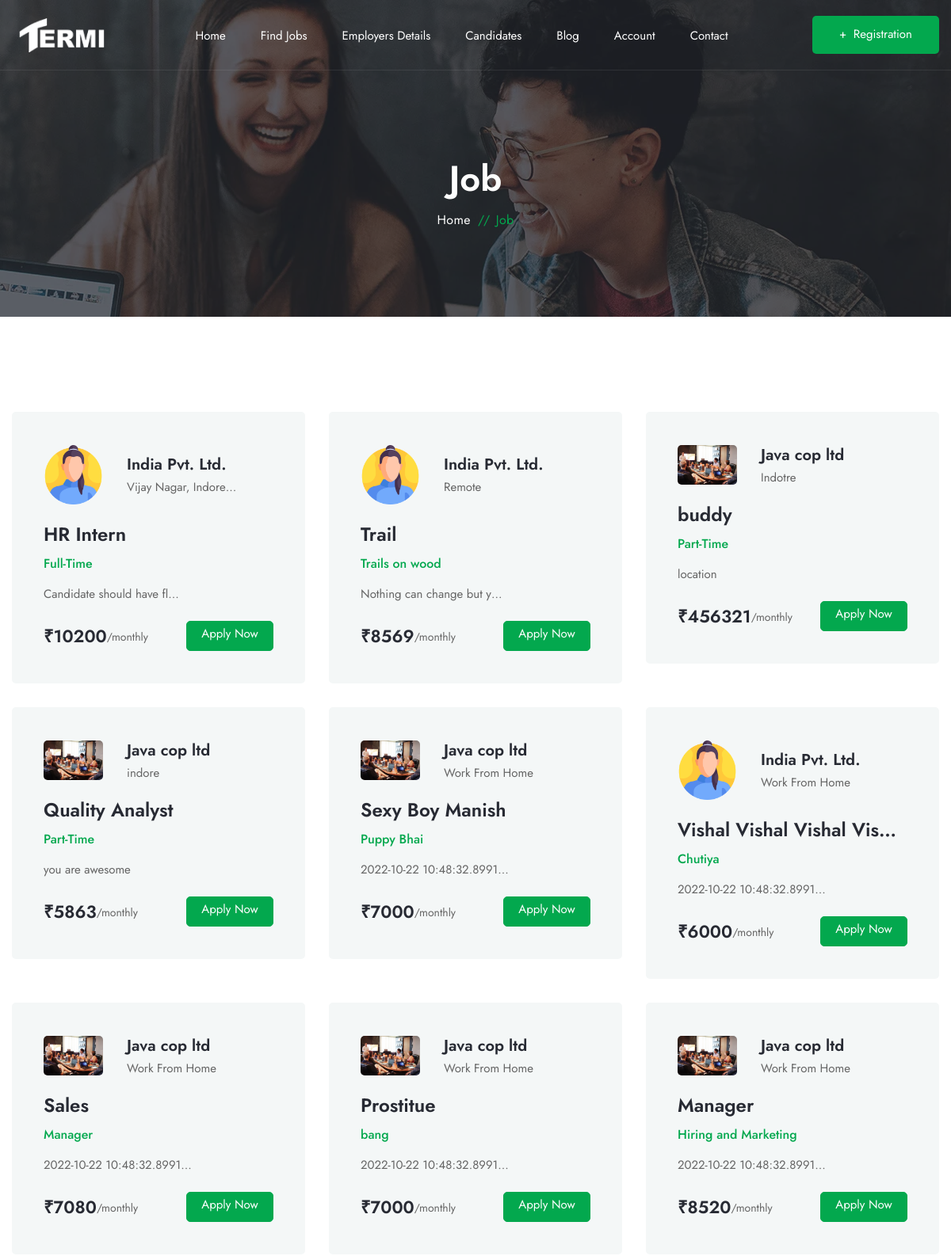
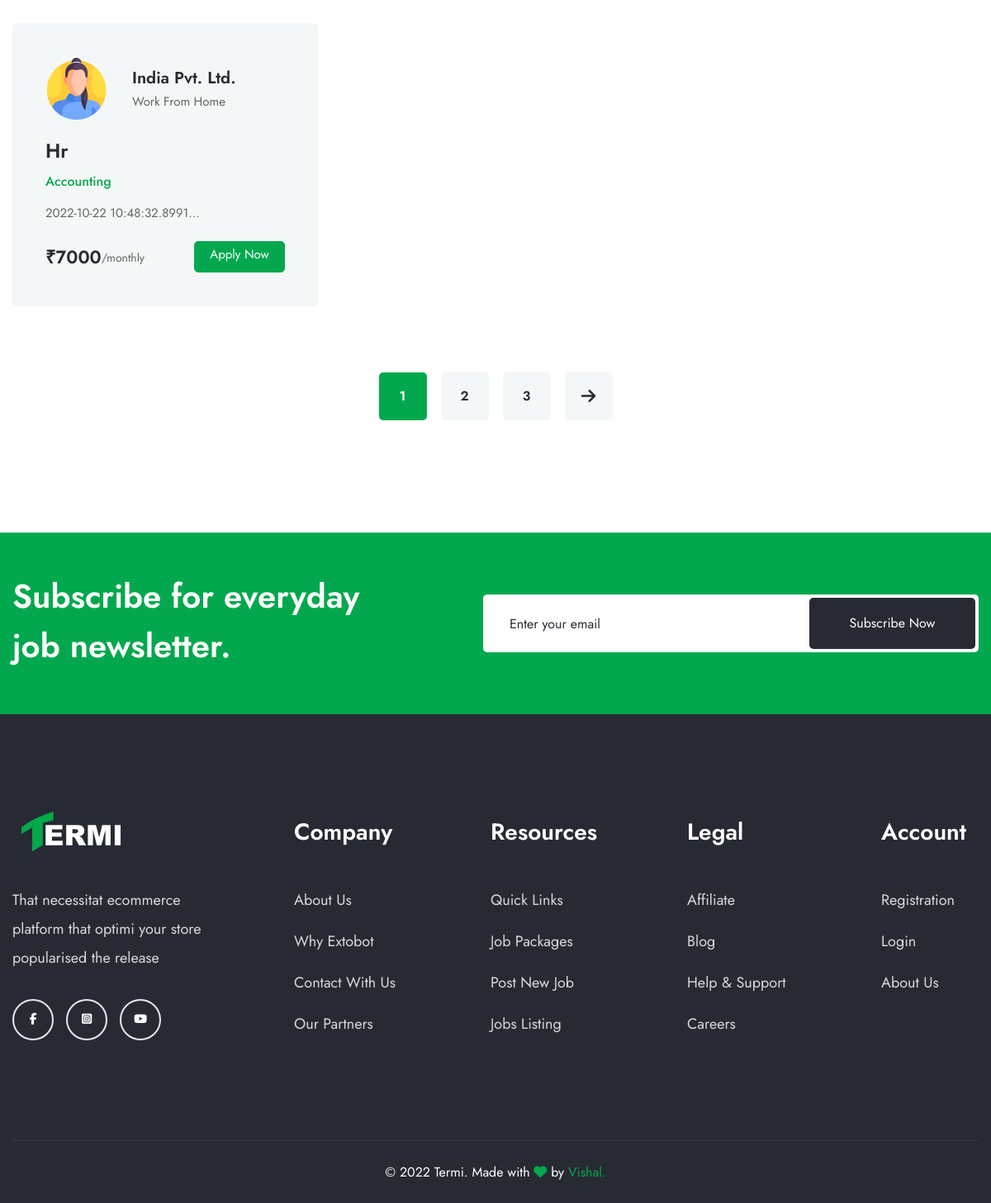
Screenshot of /jobs/ with the database file from the repository (2 pictures, top to bottom).
### intern/models.py (models this page shows, shortened)
class Job(models.Model):
    jcname = models.ForeignKey(Company_profile, on_delete=models.CASCADE)
    jposition = models.CharField(max_length=100)
    jtype = models.CharField(max_length=50)
    jcreated = models.DateTimeField(auto_now_add=True)
    jlocation = models.CharField(max_length=500, default="Work From Home")
    jsalary = models.IntegerField(default="7000")
    jdesc = models.CharField(max_length=1000)

class Company_profile(models.Model):
    user = models.OneToOneField(User, on_delete=models.DO_NOTHING)
    cname = models.CharField(max_length=100)
    cemail = models.EmailField(max_length=100)
    clocation = models.CharField(max_length=1000)
    cphone = models.CharField(null=True, blank=False, max_length=12)
    cimage = models.ImageField(
        blank=True, upload_to='cprofile_img')
    cdescription = models.CharField(max_length=5000)
    created_at = models.DateTimeField(auto_now=True)
    def __str__(self):
        return self.cname

### intern/views.py (the view)
# urls.py: path('jobs/', views.jobs, name='jobs'),
def jobs(request):
    title = "Jobs"
    job_obj = reversed(Job.objects.all())
    count = 0
    job_ap = []
    for i in job_obj:
        ap = job_ap.append(i)
        count = count + 1
        if count > 12:
            break
    return render(request, 'jobsall.html', {"job": job_ap, 'title': title})

### intern/templates/jobsall.html (shortened to what this page needs)
{% extends 'base.html' %} {% load static %} {% block content %}
  <div
    class="page-header-area sec-overlay sec-overlay-black"
    data-bg-img="{% static 'img/photos/bg2.webp' %}"
  >
    <div class="container pt--0 pb--0">
      <div class="row">
        <div class="col-12">
          <div class="page-header-content">
            <h2 class="title">Job</h2>
            <nav class="breadcrumb-area">
              <ul class="breadcrumb justify-content-center">
                <li><a href="{% url 'home' %}">Home</a></li>
                <li class="breadcrumb-sep">//</li>
                <li>Job</li>
              </ul>
            </nav>
          </div>
        </div>
      </div>
    </div>
  </div>
  <section class="recent-job-area recent-job-inner-area">
    <div class="container">
      <div class="row">
        {% for emp in job %}
        <div class="col-md-6 col-lg-4">
          <div class="recent-job-item recent-job-style2-item">
            <div class="company-info">
              <div class="logo">
                <a href="{% url 'company_view' emp.jcname %}"
                  ><img
                    src="{{emp.jcname.cimage.url}}"
                    width="75"
                    height="75"
                    alt="{{emp.jcname}}"
                /></a>
              </div>
              <div class="content">
                <h4 class="name">
                  <a href="{% url 'company_view' emp.jcname %}"
                    >{{emp.jcname}}</a
                  >
                </h4>
                <p class="address">{{emp.jlocation|truncatechars:20}}</p>
              </div>
            </div>
            <div class="main-content">
              <h3 class="title">
                <a href="{% url 'company_view' emp.jcname %}"
                  >{{emp.jposition|truncatechars:25}}</a
                >
              </h3>
              <h5 class="work-type">{{emp.jtype}}</h5>
              <p class="desc">{{emp.jdesc|truncatechars:25}}</p>
            </div>
            <div class="recent-job-info">
              <div class="salary">
                <h4>₹{{emp.jsalary}}</h4>
                <p>/monthly</p>
              </div>
              <a
                class="btn-theme btn-sm"
                href="{% url 'company_view' emp.jcname %}"
                >Apply Now</a
              >
            </div>
          </div>
        </div>
        {% endfor %}
      </div>
      <div class="row">
        <div class="col-lg-12 text-center">
          <div class="pagination-area">
            <nav>
              <ul class="page-numbers d-inline-flex">
                <li>
                  <a class="page-number active" href="#">1</a>
                </li>
                <li>
                  <a class="page-number" href="{% url 'jobs' %}">2</a>
                </li>
                <li>
                  <a class="page-number" href="{% url 'jobs' %}">3</a>
                </li>
                <li>
                  <a class="page-number next" href="{% url 'jobs' %}">
                    <i class="fa-solid fa-arrow-right"></i>
                  </a>
                </li>
              </ul>
            </nav>
          </div>
        </div>
      </div>
    </div>
  </section>
{% endblock content %}

### rows the page displays
Job: jcname.cimage (picture), jcname "India Pvt. Ltd.", jlocation "Vijay Nagar, Indore…", jposition "HR Intern", jtype "Full-Time", jdesc "Candidate should have fl…", jsalary "10200"
Job: jcname.cimage (picture), jcname "India Pvt. Ltd.", jlocation "Remote", jposition "Trail", jtype "Trails on wood", jdesc "Nothing can change but y…", jsalary "8569"
Job: jcname.cimage (picture), jcname "Java cop ltd", jlocation "Indotre", jposition "buddy", jtype "Part-Time", jdesc "location", jsalary "456321"
Job: jcname.cimage (picture), jcname "Java cop ltd", jlocation "indore", jposition "Quality Analyst", jtype "Part-Time", jdesc "you are awesome", jsalary "5863"
Job: jcname.cimage (picture), jcname "Java cop ltd", jlocation "Work From Home", jposition "Sexy Boy Manish", jtype "Puppy Bhai", jdesc "2022-10-22 10:48:32.8991…", jsalary "7000"
Job: jcname.cimage (picture), jcname "India Pvt. Ltd.", jlocation "Work From Home", jposition "Vishal Vishal Vishal Vis…", jtype "Chutiya", jdesc "2022-10-22 10:48:32.8991…", jsalary "6000"
Job: jcname.cimage (picture), jcname "Java cop ltd", jlocation "Work From Home", jposition "Sales", jtype "Manager", jdesc "2022-10-22 10:48:32.8991…", jsalary "7080"
Job: jcname.cimage (picture), jcname "Java cop ltd", jlocation "Work From Home", jposition "Prostitue", jtype "bang", jdesc "2022-10-22 10:48:32.8991…", jsalary "7000"
Job: jcname.cimage (picture), jcname "Java cop ltd", jlocation "Work From Home", jposition "Manager", jtype "Hiring and Marketing", jdesc "2022-10-22 10:48:32.8991…", jsalary "8520"
Job: jcname.cimage (picture), jcname "India Pvt. Ltd.", jlocation "Work From Home", jposition "Hr", jtype "Accounting", jdesc "2022-10-22 10:48:32.8991…", jsalary "7000"
